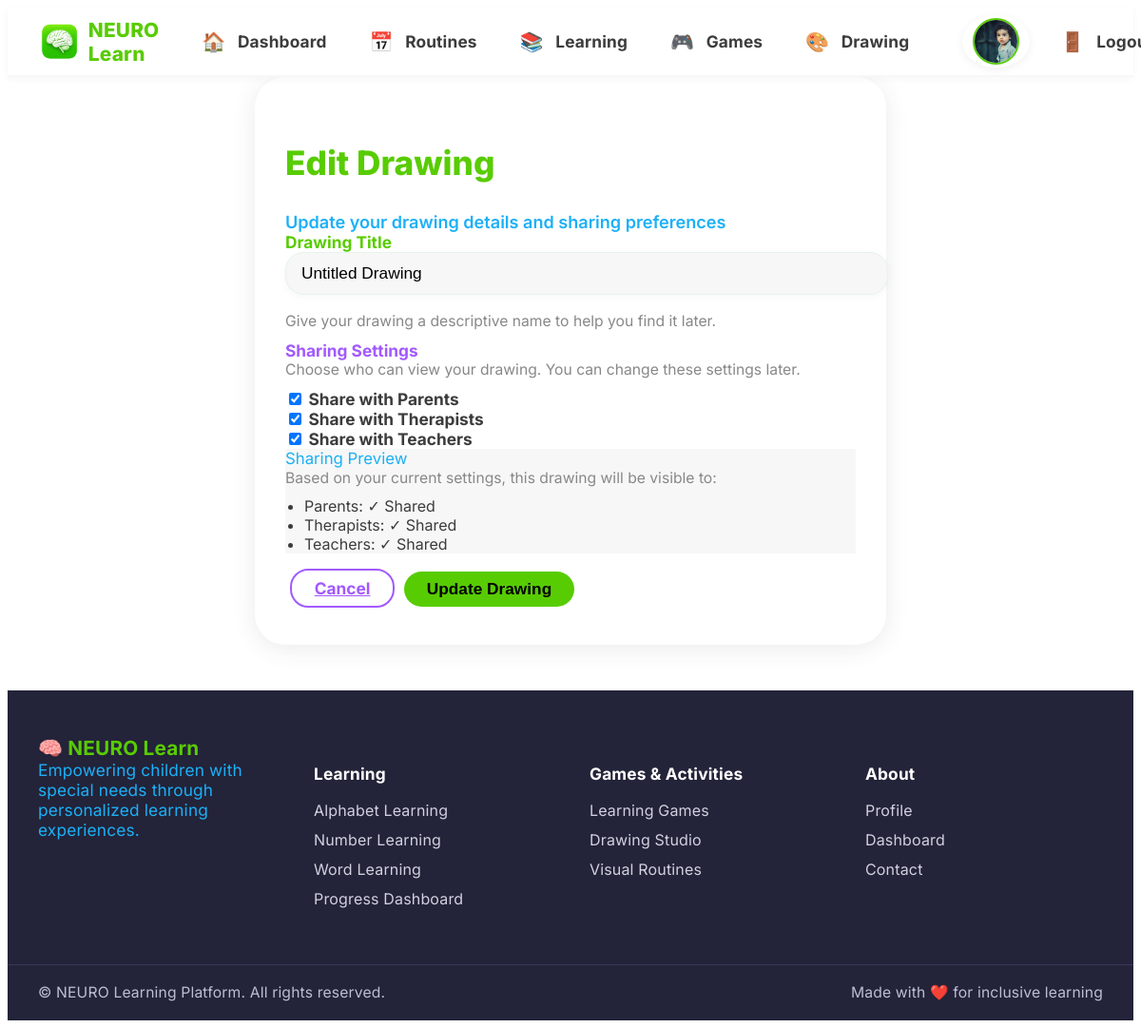
Screenshot of /drawing/edit/35/ (signed in) with the database file from the repository.
### apps/users/models.py (models this page shows, shortened)
class CustomUser(AbstractUser):
    class UserRole(models.TextChoices):
        PARENT = 'parent', _('Parent')
        THERAPIST = 'therapist', _('Therapist')
        TEACHER = 'teacher', _('Teacher')
        CHILD = 'child', _('Child')
    email = models.EmailField(_('email address'), unique=True)
    role = models.CharField(
        max_length=20,
        choices=UserRole.choices,
        default=UserRole.PARENT,
        help_text=_('User role in the system')
    )
    username = models.CharField(max_length=150, unique=True, blank=True, null=True)
    phone_number = models.CharField(max_length=15, blank=True, null=True)
    date_of_birth = models.DateField(blank=True, null=True)
    profile_picture = models.ImageField(upload_to='profile_pics/', blank=True, null=True)
    USERNAME_FIELD = 'email'
    REQUIRED_FIELDS = ['username', 'role']
    class Meta:
        verbose_name = _('user')
        verbose_name_plural = _('users')

### apps/drawing/models.py (models this page shows, shortened)
class Drawing(models.Model):
    title = models.CharField(max_length=200, default="Untitled Drawing")
    child = models.ForeignKey(
        settings.AUTH_USER_MODEL,
        on_delete=models.CASCADE,
        related_name='drawings',
        limit_choices_to={'role': 'child'}
    )
    canvas_data = models.JSONField(default=dict, help_text="Serialized canvas drawing data")
    canvas_width = models.PositiveIntegerField(default=800)
    canvas_height = models.PositiveIntegerField(default=600)
    created_at = models.DateTimeField(auto_now_add=True)
    updated_at = models.DateTimeField(auto_now=True)
    is_completed = models.BooleanField(default=False)
    shared_with_parents = models.BooleanField(default=True)
    shared_with_therapists = models.BooleanField(default=True)
    shared_with_teachers = models.BooleanField(default=True)
    parent_drawing = models.ForeignKey(
        'self',
        on_delete=models.CASCADE,
        null=True,
        blank=True,
        related_name='versions'
    )
    version_number = models.PositiveIntegerField(default=1)
    class Meta:
        ordering = ['-updated_at']
        verbose_name = _('drawing')
        verbose_name_plural = _('drawings')

### apps/drawing/views.py (the view, shortened to what this page needs)
# urls.py: path('edit/<int:pk>/', views.DrawingUpdateView.as_view(), name='drawing_edit'),
@method_decorator(csrf_exempt, name='dispatch')
class DrawingUpdateView(UpdateView):
    model = Drawing
    form_class = DrawingForm
    template_name = 'drawing/drawing_form.html'
    success_url = reverse_lazy('drawing:drawing_dashboard')
    def get_queryset(self):
        return Drawing.objects.filter(child=self.request.user)

### apps/drawing/forms.py
class DrawingForm(forms.ModelForm):
    class Meta:
        model = Drawing
        fields = ['title', 'shared_with_parents', 'shared_with_therapists', 'shared_with_teachers']
        widgets = {
            'title': forms.TextInput(attrs={
                'class': 'form-control',
                'placeholder': 'Enter drawing title...'
            }),
            'shared_with_parents': forms.CheckboxInput(attrs={
                'class': 'form-check-input'
            }),
            'shared_with_therapists': forms.CheckboxInput(attrs={
                'class': 'form-check-input'
            }),
            'shared_with_teachers': forms.CheckboxInput(attrs={
                'class': 'form-check-input'
            }),
        }
    def __init__(self, *args, **kwargs):
        super().__init__(*args, **kwargs)
        self.fields['title'].required = True

### templates/drawing/drawing_form.html (shortened to what this page needs)
{% extends 'base.html' %}
{% load static %}
{% block content %}
<div class="duo-dashboard-container mx-auto py-5">
    <div class="duo-card shadow-sm p-4" style="max-width: 600px; margin: 0 auto;">
        <h2 class="duo-title mb-3 text-center">
            {% if form.instance.pk %}Edit Drawing{% else %}Create New Drawing{% endif %}
        </h2>
        <div class="text-center mb-4" style="font-size:1.13rem; color:#1CB0F6; font-weight:600;">
            {% if form.instance.pk %}
                Update your drawing details and sharing preferences
            {% else %}
                Set up your new drawing with a title and sharing options
            {% endif %}
        </div>
        <form method="post" id="drawingForm" action="{% url 'drawing:drawing_create' %}">
            <div class="duo-profile-form">
                <div class="row g-4">
                    <div class="col-12">
                        <label for="{{ form.title.id_for_label }}" class="form-label" style="color:#58CC02; font-size:1.08rem; font-weight:700;">Drawing Title</label>
                        {{ form.title }}
                        <div class="form-text" style="color:#888; font-size:0.98rem;">Give your drawing a descriptive name to help you find it later.</div>
                    </div>
                </div>
                <div class="row g-4 mt-2">
                    <div class="col-12">
                        <label class="form-label" style="color:#A259FF; font-size:1.08rem; font-weight:700;">Sharing Settings</label>
                        <div class="form-text mb-2" style="color:#888; font-size:0.98rem;">Choose who can view your drawing. You can change these settings later.</div>
                        <div class="d-flex flex-wrap gap-3">
                            <div class="form-check">
                                {{ form.shared_with_parents }}
                                <label class="form-check-label">Share with Parents</label>
                            </div>
                            <div class="form-check">
                                {{ form.shared_with_therapists }}
                                <label class="form-check-label">Share with Therapists</label>
                            </div>
                            <div class="form-check">
                                {{ form.shared_with_teachers }}
                                <label class="form-check-label">Share with Teachers</label>
                            </div>
                        </div>
                    </div>
                </div>
                <div class="row g-4 mt-2">
                    <div class="col-12">
                        <div class="preview-section p-3 rounded" style="background:#F7F7F7;">
                            <div class="fw-bold mb-2" style="color:#1CB0F6; font-size:1.05rem;">Sharing Preview</div>
                            <div class="preview-content" id="sharingPreview">
                                <span style="color:#888; font-size:0.98rem;">Based on your current settings, this drawing will be visible to:</span>
                                <ul class="mb-0" style="margin-top: 10px; padding-left: 20px;">
                                    <li id="parentsPreview">Parents: <span class="text-success">✓ Shared</span></li>
                                    <li id="therapistsPreview">Therapists: <span class="text-success">✓ Shared</span></li>
                                    <li id="teachersPreview">Teachers: <span class="text-success">✓ Shared</span></li>
                                </ul>
                            </div>
                        </div>
                    </div>
                </div>
                <div class="d-flex justify-content-end mt-4 gap-2">
                    <a href="{% url 'drawing:drawing_dashboard' %}" class="btn btn-outline-secondary">Cancel</a>
                    <button type="submit" class="btn btn-success">
                        {% if form.instance.pk %}Update Drawing{% else %}Create Drawing{% endif %}
                    </button>
                </div>
            </div>
        </form>
    </div>
</div>
{% endblock %}

### templates/base.html (shortened to what this page needs)
<!DOCTYPE html>
<html lang="en">
<head>
    {% load static %}
    <link rel="stylesheet" href="/static/css/child_dashboard_duolingo.css">
    <link rel="stylesheet" href="/static/css/duo_header_footer.css">
</head>
<body>
    <header class="duo-header">
        <div class="container-fluid d-flex align-items-center justify-content-between py-2">
            <div class="d-flex align-items-center">
                <a href="/dashboard/" class="duo-logo-link">
                    <img src="{% static 'img/green_brain_icon.png' %}" alt="NEURO Learn Logo" class="duo-logo" style="width:2.8rem; height:2.8rem; object-fit:contain; vertical-align:middle;">
                    <span class="duo-brand">NEURO Learn</span>
                </a>
            </div>
            <nav class="duo-nav d-flex align-items-center">
                <a href="/dashboard/" class="duo-nav-link" title="Dashboard"><span class="duo-nav-icon">🏠</span><span class="duo-nav-label">Dashboard</span></a>
                <a href="/routines/" class="duo-nav-link" title="My Routines"><span class="duo-nav-icon">📅</span><span class="duo-nav-label">Routines</span></a>
                <a href="/learning/" class="duo-nav-link" title="Learning"><span class="duo-nav-icon">📚</span><span class="duo-nav-label">Learning</span></a>
                <a href="/games/" class="duo-nav-link" title="Games"><span class="duo-nav-icon">🎮</span><span class="duo-nav-label">Games</span></a>
                <a href="/drawing/" class="duo-nav-link" title="Drawing"><span class="duo-nav-icon">🎨</span><span class="duo-nav-label">Drawing</span></a>
                <a href="/profile/" class="duo-nav-link duo-avatar-link ms-3" title="Profile">
                    {% if user.profile_picture %}
                        <img src="{{ user.profile_picture.url }}" alt="Profile" class="duo-avatar-img" style="background: none; box-shadow: none;">
                    {% else %}
                        <span class="duo-avatar">{{ user.first_name|default:user.username|first|upper }}</span>
                    {% endif %}
                </a>
                <a href="/logout/" class="duo-nav-link ms-3" title="Logout">
                    <span class="duo-nav-icon">🚪</span>
                    <span class="duo-nav-label">Logout</span>
                </a>
            </nav>
        </div>
    </header>
    <main>
        {% block content %}{% endblock %}
    </main>
    <footer class="duo-footer mt-5">
        <div class="duo-footer-main">
            <div class="duo-footer-col">
                <div class="duo-footer-logo">🧠 NEURO Learn</div>
                <div class="duo-footer-slogan">Empowering children with special needs through personalized learning experiences.</div>
            </div>
            <div class="duo-footer-col">
                <h5>Learning</h5>
                <ul class="duo-footer-links">
                    <li><a href="/learning/alphabet/">Alphabet Learning</a></li>
                    <li><a href="/learning/numbers/">Number Learning</a></li>
                    <li><a href="/learning/words/">Word Learning</a></li>
                    <li><a href="/learning/progress/">Progress Dashboard</a></li>
                </ul>
            </div>
            <div class="duo-footer-col">
                <h5>Games & Activities</h5>
                <ul class="duo-footer-links">
                    <li><a href="/games/">Learning Games</a></li>
                    <li><a href="/drawing/">Drawing Studio</a></li>
                    <li><a href="/routines/">Visual Routines</a></li>
                </ul>
            </div>
            <div class="duo-footer-col">
                <h5>About</h5>
                <ul class="duo-footer-links">
                    <li><a href="/profile/">Profile</a></li>
                    <li><a href="/dashboard/">Dashboard</a></li>
                    <li><a href="#">Contact</a></li>
                </ul>
            </div>
        </div>
        <div class="duo-footer-bottom">
            <span>© {{ now|date:'Y' }} NEURO Learning Platform. All rights reserved.</span>
            <span>Made with ❤️ for inclusive learning</span>
        </div>
    </footer>
</body>
</html>

### static/css/child_dashboard_duolingo.css (style rules this page uses)
body, .child-dashboard-duo { background: #fff !important; color: #3C3C3C; font-family: 'Nunito', 'Segoe UI', Arial, sans-serif; min-height: 100vh; }
.duo-dashboard-container { max-width: 1100px; margin: 0 auto; padding: 0 2rem; }
.duo-card { background: #fff; border-radius: 2rem; box-shadow: 0 4px 24px rgba(60,60,60,0.10); padding: 2.5rem 2rem; margin-bottom: 2.5rem; }
.duo-title { font-size: 2.2rem; font-weight: 800; color: #58CC02; }
.btn, .btn-sm { border-radius: 1.2rem !important; font-weight: 700; font-size: 1rem; padding: 0.4rem 1.2rem; margin-top: 0.2rem; }
.duo-profile-form label { font-weight: 700; color: #3C3C3C; margin-bottom: 0.3rem; font-size: 1.08rem; }
.duo-profile-form input[type="text"], .duo-profile-form input[type="email"], .duo-profile-form input[type="date"], .duo-profile-form input[type="file"], .duo-profile-form select, .duo-profile-form textarea { width: 100%; padding: 0.7rem 1rem; border-radius: 1.2rem; border: 1.5px solid #E6F4EA; background: #F7F7F7; font-size: 1.08rem; margin-bottom: 1.1rem; box-shadow: 0 2px 8px rgba(60,60,60,0.04); transition: border 0.2s, box-shadow 0.2s; }
.duo-profile-form .form-label { margin-bottom: 0.2rem; font-weight: 700; color: #1CB0F6; }
.duo-profile-form .form-text { color: #888; font-size: 0.95rem; margin-bottom: 0.7rem; }
.duo-profile-form .btn { border-radius: 1.2rem !important; font-weight: 700; font-size: 1.08rem; padding: 0.5rem 1.5rem; margin-left: 0.3rem; }
.duo-profile-form .btn-success { background: #58CC02; border: none; }
.duo-profile-form .btn-outline-secondary { border: 2px solid #A259FF; color: #A259FF; background: #fff; }

### static/css/duo_header_footer.css (style rules this page uses)
body, .child-dashboard-duo { font-family: 'Inter', 'Nunito', 'Segoe UI', Arial, sans-serif; }
.duo-header { background: #fff; border-bottom: 2px solid #F7F7F7; box-shadow: 0 2px 8px rgba(60,60,60,0.04); position: sticky; top: 0; z-index: 100; width: 100%; min-height: 54px; }
.duo-header .container-fluid { display: flex; align-items: center; justify-content: space-between; flex-wrap: nowrap; padding: 0.5rem 2rem; }
.duo-logo-link { display: flex; align-items: center; text-decoration: none; margin-right: 2rem; }
.duo-logo { font-size: 2.1rem; margin-right: 0.5rem; color: #58CC02; }
.duo-brand { font-size: 1.3rem; font-weight: 800; color: #58CC02; letter-spacing: 0.01em; }
.duo-nav { display: flex; flex-direction: row; align-items: center; gap: 1.2rem; flex: 1 1 auto; }
.duo-nav-link { display: flex; align-items: center; justify-content: center; background: transparent; border-radius: 1.2rem; padding: 0.32rem 0.8rem; font-size: 1.05rem; color: #3C3C3C; text-decoration: none; font-weight: 700; transition: background 0.15s, color 0.15s, box-shadow 0.15s; box-shadow: none; gap: 0.5rem; }
.duo-nav-icon { font-size: 1.25rem; margin-right: 0.3rem; }
.duo-nav-label { font-size: 1.08rem; font-weight: 700; letter-spacing: 0.01em; }
.duo-avatar-link { padding: 0.2rem 0.7rem; background: #fff !important; color: #fff !important; border-radius: 50%; font-size: 1.2rem; margin-left: 1.5rem; box-shadow: 0 2px 8px rgba(60,60,60,0.08); border: none; }
.duo-footer { background: #232339; color: #fff; border-top: none; font-size: 1rem; font-weight: 400; letter-spacing: 0.01em; margin-top: 3rem; box-shadow: none; padding: 0; }
.duo-footer-slogan { color: #1CB0F6; font-size: 1.08rem; margin-bottom: 1.2rem; }
.duo-footer-main { max-width: 1200px; margin: 0 auto; padding: 3rem 2rem 1.5rem 2rem; display: flex; flex-wrap: wrap; gap: 2.5rem; justify-content: space-between; }
.duo-footer-col { min-width: 180px; flex: 1 1 180px; margin-bottom: 1.5rem; }
.duo-footer-col h5 { color: #fff; font-size: 1.08rem; font-weight: 700; margin-bottom: 1.1rem; letter-spacing: 0.01em; }
.duo-footer-links { list-style: none; padding: 0; margin: 0; }
.duo-footer-links li { margin-bottom: 0.7rem; }
.duo-footer-links a { color: #d1d1e0; text-decoration: none; font-weight: 400; transition: color 0.15s; }
.duo-footer-bottom { border-top: 1px solid #39395a; padding: 1.2rem 2rem 1.2rem 2rem; display: flex; justify-content: space-between; align-items: center; font-size: 0.98rem; color: #bdbdd7; background: #232339; }
.duo-footer-logo { font-size: 1.3rem; font-weight: 700; color: #58CC02; display: flex; align-items: center; gap: 0.5rem; }
.duo-avatar-img { width: 2.8rem; height: 2.8rem; object-fit: cover; border-radius: 50%; border: 2px solid #58CC02; background: #fff; display: inline-block; }

### rows the page displays
CustomUser: profile_picture (picture)
Drawing: title "Untitled Drawing", shared_with_parents "☑", shared_with_therapists "☑", shared_with_teachers "☑"
